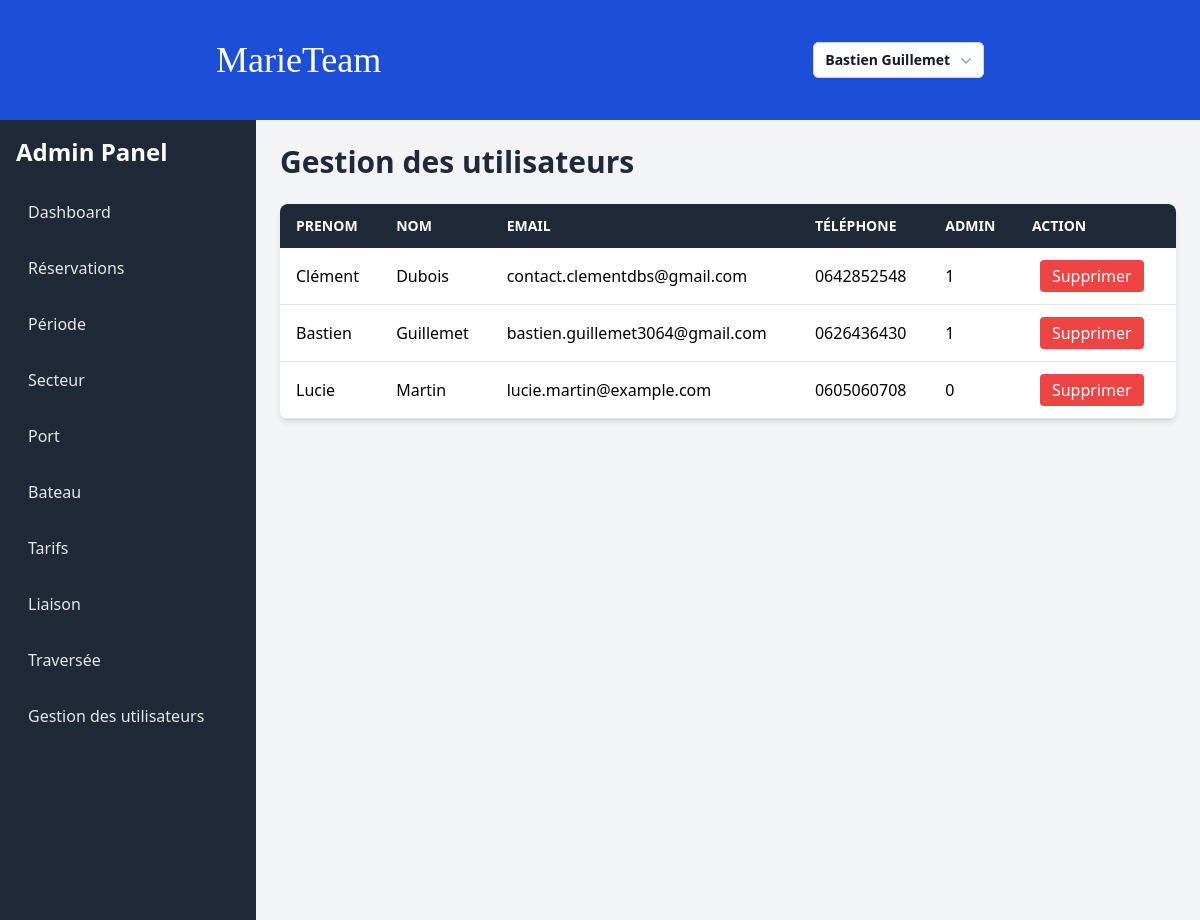
Page /MVC/?action=gestionUtilisateurs (signed in) on the committed database.
### tables this page shows
CREATE TABLE `utilisateur` (
  `id` int(11) NOT NULL,
  `nom` varchar(50) NOT NULL,
  `prenom` varchar(50) NOT NULL,
  `email` varchar(50) NOT NULL,
  `mdp` varchar(255) NOT NULL,
  `telephone` varchar(50) DEFAULT NULL,
  `isAdmin` int(11) DEFAULT NULL
);

### MVC/Controleur/PanelAdmin/Utilisateur/gestionUtilisateurs.php (called while the page is built, shortened)
<?php
try {
    $pdo = connexionDatabase();
    $query = $pdo->prepare("SELECT id, nom, prenom, email, telephone, isAdmin FROM utilisateur ORDER BY isAdmin DESC, nom ASC");
    $query->execute();
    $utilisateurs = $query->fetchAll(PDO::FETCH_ASSOC);
} catch (PDOException $e) {
    die("Erreur lors de la récupération des utilisateurs : " . $e->getMessage());
}
include "$racine/Vue/gestionUtilisateurs.php";

### MVC/Vue/gestionUtilisateurs.php (the view, shortened to what this page needs)
<div class="flex h-screen">
        <?php include 'Vue/sideBarrePanel.php'; ?>
    <main class="flex-1 p-6 bg-gray-100">
        <h1 class="text-3xl font-bold text-gray-800 mb-6">Gestion des utilisateurs</h1>
        <table class="min-w-full bg-white shadow-md rounded-lg overflow-hidden">
            <thead>
                <tr class="bg-gray-800 text-white">
                    <th class="text-left py-3 px-4 uppercase font-semibold text-sm">Prenom</th>
                    <th class="text-left py-3 px-4 uppercase font-semibold text-sm">Nom</th>
                    <th class="text-left py-3 px-4 uppercase font-semibold text-sm">Email</th>
                    <th class="text-left py-3 px-4 uppercase font-semibold text-sm">Téléphone</th>
                    <th class="text-left py-3 px-4 uppercase font-semibold text-sm">Admin</th>
                    <th class="text-left py-3 px-4 uppercase font-semibold text-sm">Action</th>
                </tr>
            </thead>
            <tbody>
                <?php foreach ($utilisateurs as $utilisateur): ?>
                    <tr class="border-b hover:bg-gray-100">
                        <td class="py-3 px-4"><?= htmlspecialchars($utilisateur['prenom']); ?></td>
                        <td class="py-3 px-4"><?= htmlspecialchars($utilisateur['nom']); ?></td>
                        <td class="py-3 px-4"><?= htmlspecialchars($utilisateur['email']); ?></td>
                        <td class="py-3 px-4"><?= htmlspecialchars($utilisateur['telephone']); ?></td>
                        <td class="py-3 px-4"><?= htmlspecialchars($utilisateur['isAdmin']); ?></td>
                        <td class="py-3 px-6 text-left">
                            <form method="post" action="./?action=deleteUtilisateur" onsubmit="return confirm('Êtes-vous sûr de vouloir supprimer cet utilisateur ?');">
                                <button type="submit" class="bg-red-500 text-white py-1 px-3 rounded hover:bg-red-600">
                                    Supprimer
                                </button>
                            </form>
                        </td>
                    </tr>
                <?php endforeach; ?>
            </tbody>
        </table>
    </main>
</div>

### rows in the picture
utilisateur: prenom "Clément", nom "Dubois", email "contact.clementdbs@gmail.com", telephone "0642852548", isAdmin "1"
utilisateur: prenom "Bastien", nom "Guillemet", email "bastien.guillemet3064@gmail.com", telephone "0626436430", isAdmin "1"
utilisateur: prenom "Lucie", nom "Martin", email "lucie.martin@example.com", telephone "0605060708", isAdmin "0"

### other values in the picture
$_SESSION['utilisateur'][0]['prenom'] "Bastien"
$_SESSION['utilisateur'][0]['nom'] "Guillemet"
